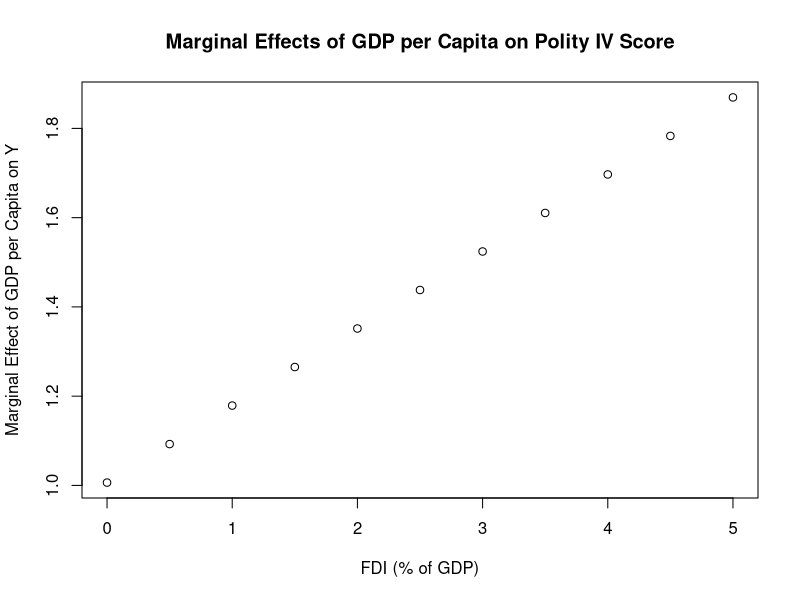
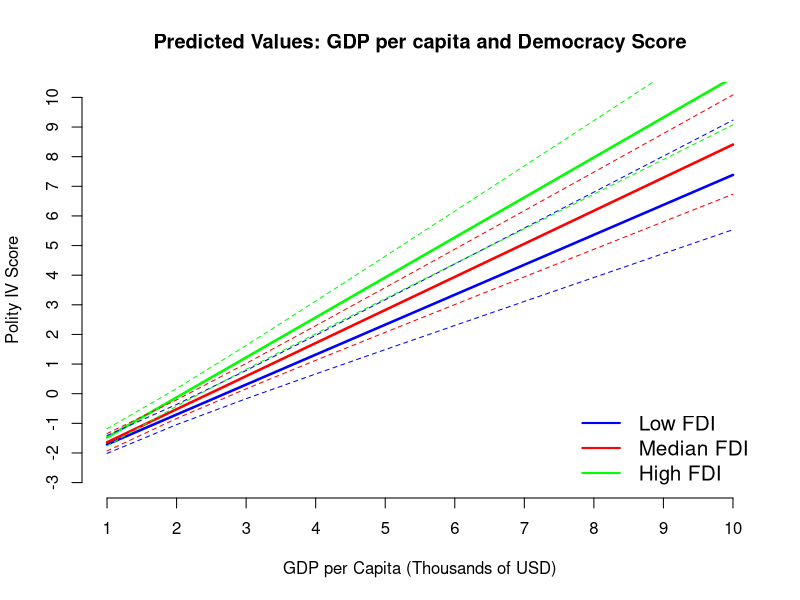
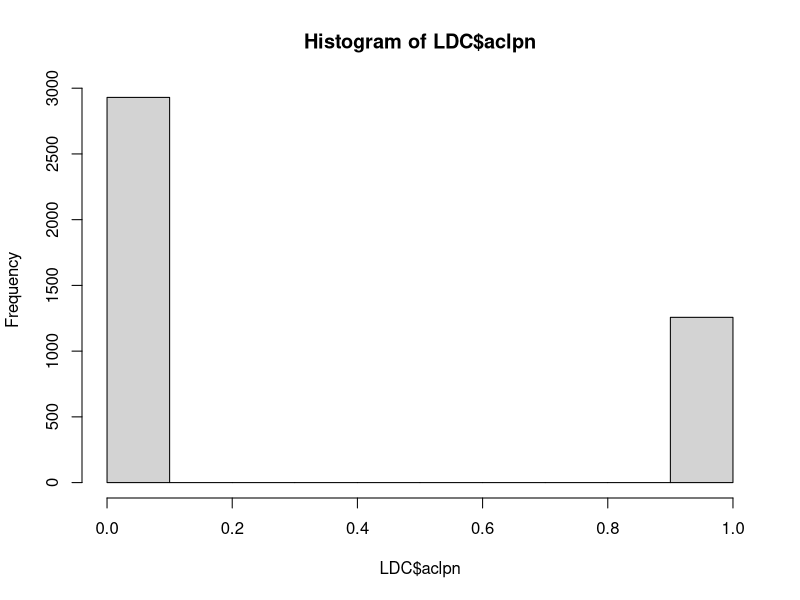
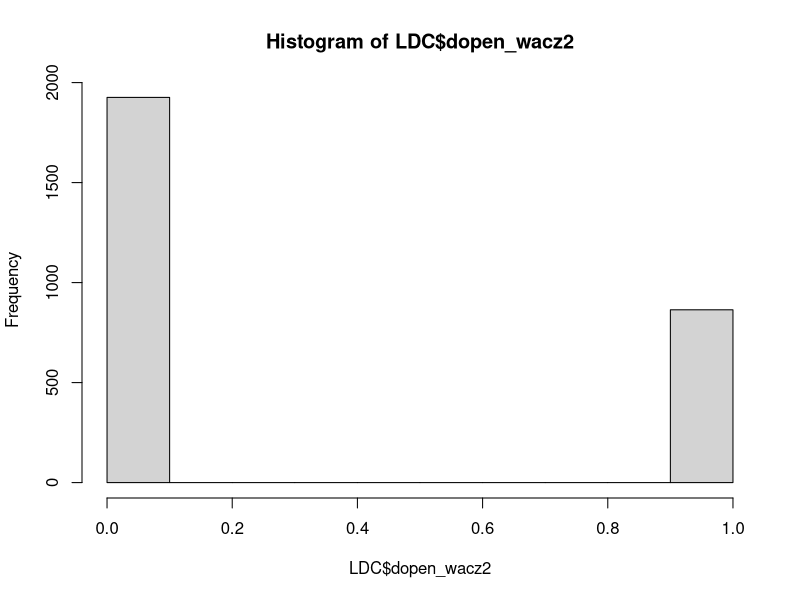

Here is the R script that generated these plots, in order:
## ---- chunk 1
setwd('C:/Users/Jan/OneDrive/Documents/GitHub/ps630_lab/')
library(foreign)
LDC=read.dta("LDC_IO_replication.dta")
main_fe=lm(newtar ~ l1polity + l1signed + l1office + l1gdp_pc + l1lnpop + l1ecris2 + l1bpc1 + l1avnewtar + factor(ctylabel)-1, data = LDC)
## ---- chunk 2
summary(LDC$polityiv_update2)
summary(LDC$l1gdp_pc)
summary(LDC$l1fdi)
## ---- chunk 3
which(LDC$l1gdp_pc > 20000)
LDC[1472,]
# It's Kuwait

which(LDC$l1fdi > 50)
LDC[2847,]
# It's Equatorial Guinea
## ---- chunk 4
# Second: estimate the model
intmodel=lm(polityiv_update2~l1gdp_pc+l1fdi+l1gdp_pc*l1fdi, data=LDC)
summary(intmodel)
## ---- chunk 5
intmodel2=lm(polityiv_update2~l1gdp_pc*l1fdi, data=LDC)
summary(intmodel2)

intmodel3=lm(polityiv_update2~l1gdp_pc:l1fdi, data=LDC)
summary(intmodel3)
## ---- chunk 6
intmodel$coefficients
## ---- chunk 7
summary(LDC$fdignp)
quantile(LDC$fdignp, probs=c(0.1,0.9), na.rm=T)

fdi_values=seq(0,5,by=0.5)

### Note the marginal effect is for an increase of GDP per Capita by 1 USD
### In order to make interpretation easier, we will look at increases by 1000 USD

marginal=rep(0.0010063348*1000,11)+0.0001726174*fdi_values*1000
plot(fdi_values,marginal, type="p", main="Marginal Effects of GDP per Capita on Polity IV Score", xlab="FDI (% of GDP)", ylab="Marginal Effect of GDP per Capita on Y")
## ---- chunk 8
quantile(LDC$l1fdi, probs=c(0.25,0.5,0.75), na.rm=TRUE)
nd1 = data.frame(l1gdp_pc=seq(1000,10000,by=1000), l1fdi=rep(0.0269332,10))
nd2 = data.frame(l1gdp_pc=seq(1000,10000,by=1000), l1fdi=rep(0.6382053,10))
nd3 = data.frame(l1gdp_pc=seq(1000,10000,by=1000), l1fdi=rep(1.9903931,10))
## ---- chunk 9
pred.p1 = predict(intmodel, type="response", se.fit=TRUE, newdata=nd1)
pred.p2 = predict(intmodel, type="response", se.fit=TRUE, newdata=nd2)
pred.p3 = predict(intmodel, type="response", se.fit=TRUE, newdata=nd3)

pred.table1 = cbind(pred.p1$fit, pred.p1$se.fit)
pred.table2 = cbind(pred.p2$fit, pred.p2$se.fit)
pred.table3 = cbind(pred.p3$fit, pred.p3$se.fit)
## ---- chunk 10
plot(pred.p1$fit, type="l", ylim=c(-3,10), main="Predicted Values: GDP per capita and Democracy Score", xlab="GDP per Capita (Thousands of USD)", ylab="Polity IV Score", axes=FALSE, col="blue", lwd=2.5)
axis(1, at=seq(1,10), labels=seq(1,10))
axis(2, at=seq(-3,10), labels=seq(-3,10))

### Next: we add lines

lines(pred.p2$fit, col="red", lwd=2.5)
lines(pred.p3$fit, col="green", lwd=2.5)

### Let us add a legend to our plot, so it's more obivous what we did here.

legend("bottomright", c("Low FDI","Median FDI","High FDI"), lty=1, lwd=2, col=c("blue", "red", "green"), bty="n", cex=1.25)

### We can also add confidence intervals to our plot, though this will make it a little less clear.

fit1 = pred.p1$fit
low1 = pred.p1$fit - 2*pred.p1$se.fit
high1 = pred.p1$fit + 2*pred.p1$se.fit
cis1 = cbind(fit1, low1, high1)

fit2 = pred.p2$fit
low2 = pred.p2$fit - 2*pred.p2$se.fit
high2 = pred.p2$fit + 2*pred.p2$se.fit
cis2 = cbind(fit2, low2, high2)

fit3 = pred.p3$fit
low3 = pred.p3$fit - 2*pred.p3$se.fit
high3 = pred.p3$fit + 2*pred.p3$se.fit
cis3 = cbind(fit3, low3, high3)

matlines(cis1[,c(2,3)], lty=2, col="blue")
matlines(cis2[,c(2,3)], lty=2, col="red")
matlines(cis3[,c(2,3)], lty=2, col="green")
## ---- chunk 11
hist(LDC$aclpn)
hist(LDC$dopen_wacz2)
## ---- chunk 12
anovamodel1=lm(fdignp ~ aclpn, data=LDC)
summary(anovamodel1)
anova(anovamodel1)
## ---- chunk 13
anovamodel2=lm(fdignp ~ aclpn + dopen_wacz2 + aclpn*dopen_wacz2, data=LDC)
summary(anovamodel2)
anova(anovamodel2)
